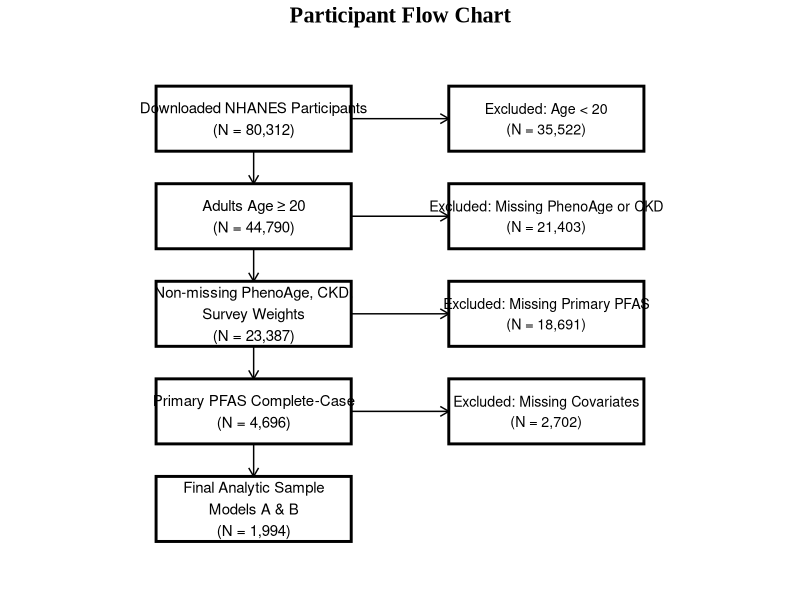
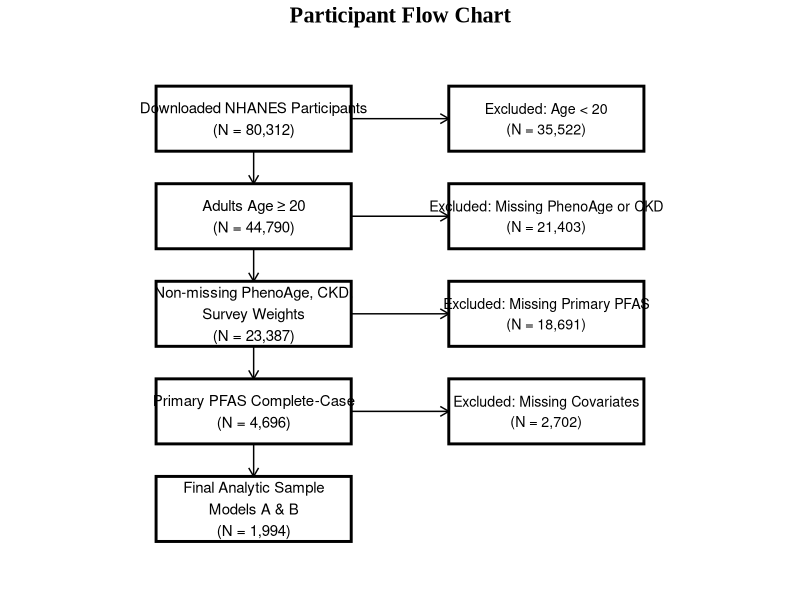

The R script that drew these images, in order:
library(ggplot2)
library(grid)

# ---- Main vertical boxes ----
boxes <- data.frame(
  xmin = c(0, 0, 0, 0, 0),
  xmax = c(6, 6, 6, 6, 6),
  ymin = c(10, 7, 4, 1, -2),
  ymax = c(12, 9, 6, 3, 0),
  label = c(
    "Downloaded NHANES Participants\n(N = 80,312)",
    "Adults Age ≥ 20\n(N = 44,790)",
    "Non-missing PhenoAge, CKD,\nSurvey Weights\n(N = 23,387)",
    "Primary PFAS Complete-Case\n(N = 4,696)",
    "Final Analytic Sample\nModels A & B\n(N = 1,994)"
  )
)

# ---- Exclusion boxes ----
exclusions <- data.frame(
  xmin = c(9, 9, 9, 9),
  xmax = c(15, 15, 15, 15),
  ymin = c(10, 7, 4, 1),
  ymax = c(12, 9, 6, 3),
  label = c(
    "Excluded: Age < 20\n(N = 35,522)",
    "Excluded: Missing PhenoAge or CKD\n(N = 21,403)",
    "Excluded: Missing Primary PFAS\n(N = 18,691)",
    "Excluded: Missing Covariates\n(N = 2,702)"
  )
)

p <- ggplot() +
  
  # Main boxes
  geom_rect(data = boxes,
            aes(xmin = xmin, xmax = xmax,
                ymin = ymin, ymax = ymax),
            fill = "white", color = "black", linewidth = 1) +
  
  # Exclusion boxes
  geom_rect(data = exclusions,
            aes(xmin = xmin, xmax = xmax,
                ymin = ymin, ymax = ymax),
            fill = "white", color = "black", linewidth = 1) +
  
  # Vertical arrows
  geom_segment(aes(x = 3, xend = 3, y = 10, yend = 9),
               arrow = arrow(length = unit(0.25, "cm"))) +
  geom_segment(aes(x = 3, xend = 3, y = 7, yend = 6),
               arrow = arrow(length = unit(0.25, "cm"))) +
  geom_segment(aes(x = 3, xend = 3, y = 4, yend = 3),
               arrow = arrow(length = unit(0.25, "cm"))) +
  geom_segment(aes(x = 3, xend = 3, y = 1, yend = 0),
               arrow = arrow(length = unit(0.25, "cm"))) +
  
  # Horizontal exclusion arrows
  geom_segment(aes(x = 6, xend = 9, y = 11, yend = 11),
               arrow = arrow(length = unit(0.25, "cm"))) +
  geom_segment(aes(x = 6, xend = 9, y = 8, yend = 8),
               arrow = arrow(length = unit(0.25, "cm"))) +
  geom_segment(aes(x = 6, xend = 9, y = 5, yend = 5),
               arrow = arrow(length = unit(0.25, "cm"))) +
  geom_segment(aes(x = 6, xend = 9, y = 2, yend = 2),
               arrow = arrow(length = unit(0.25, "cm"))) +
  
  # Text labels
  geom_text(data = boxes,
            aes(x = 3, y = (ymin + ymax)/2, label = label),
            size = 3.8) +
  
  geom_text(data = exclusions,
            aes(x = 12, y = (ymin + ymax)/2, label = label),
            size = 3.6) +
  
  # Title
  labs(title = "Participant Flow Chart") +
  
  theme_void() +
  theme(
    text = element_text(family = "Times New Roman"),
    plot.title = element_text(
      hjust = 0.5,
      size = 16,
      face = "bold"
    )
  ) +
  
  coord_fixed() +
  xlim(-1, 16) +
  ylim(-3, 13)

# Save as publishable-quality JPEG (300 dpi, Times New Roman)
ggsave(
  "Participant_F-Chart.jpg",
  plot = p,
  width = 10,
  height = 8,
  dpi = 300,
  device = "jpeg",
  quality = 95,
  bg = "white"
)
print(p)
